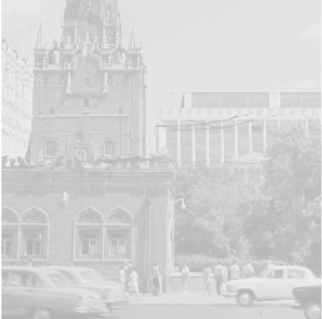
%> input picture ImgProc1/test.png, 322 x 319 px
$ octave Lab1_3.m   (GNU Octave 9; MATLAB toolbox functions it lacks are replaced by stand-ins)
%> lines starting %> are read from the running program, lines starting %| are printed output that depends on the picture; in (x1, y1, x2, y2) boxes, pixels count from 0 and x2, y2 are one past the last pixel; in counts of white or black regions, pixels touching at a corner belong together; the program's own positions count from 1
I = imread('https://i.ibb.co/JnRMNhR/test.png');
%> I is the input picture: size 319x322x3 uint8; min 180, max 255, mean 211.6
I = rgb2gray(I);
%> I: size 319x322 uint8

[m,n] = size(I)
%> m = 319; n = 322

treshhold_1 = 190
treshhold_2 = 225;

for i=1:m
    for j=1:n
        if I(i,j)<treshhold_1
            I2(i,j)=0;
        end
        if I(i,j)>treshhold_2
            I2(i,j)=255;
        end
    end
end
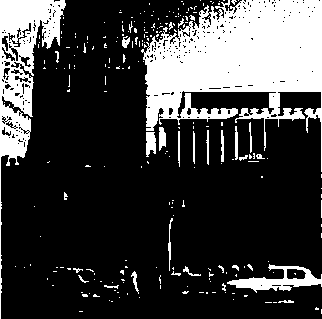
%> I2: size 319x322 double; 24.2% white; 241 white regions (213 under 20 px), largest, box (x1, y1, x2, y2) and area: (141, 0, 322, 172) 16200, (0, 0, 66, 319) 5356, (227, 264, 322, 293) 1050

figure;
subplot(1,2,1);
imshow(I);
subplot(1,2,2);
imshow(I2);

figure;
subplot(2,1,1);
imhist(I);
subplot(2,1,2);
imhist(I2);
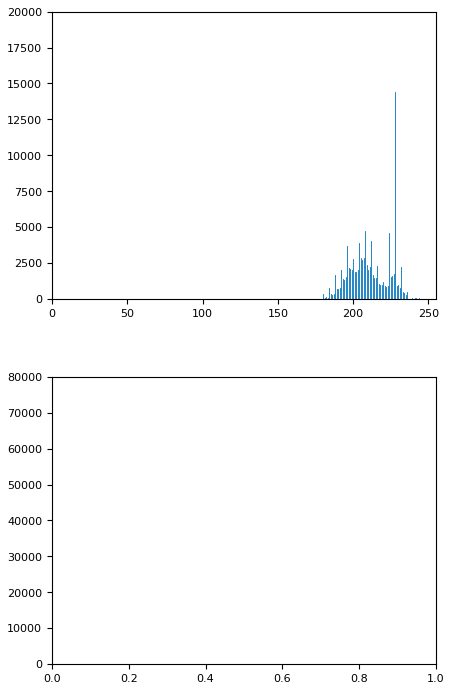
%> figure redrawn from the program's plot data, 2 panels; panel 1: highest point at x = 228, y = 14382; panel 2: highest point at x = 0, y = 77906
